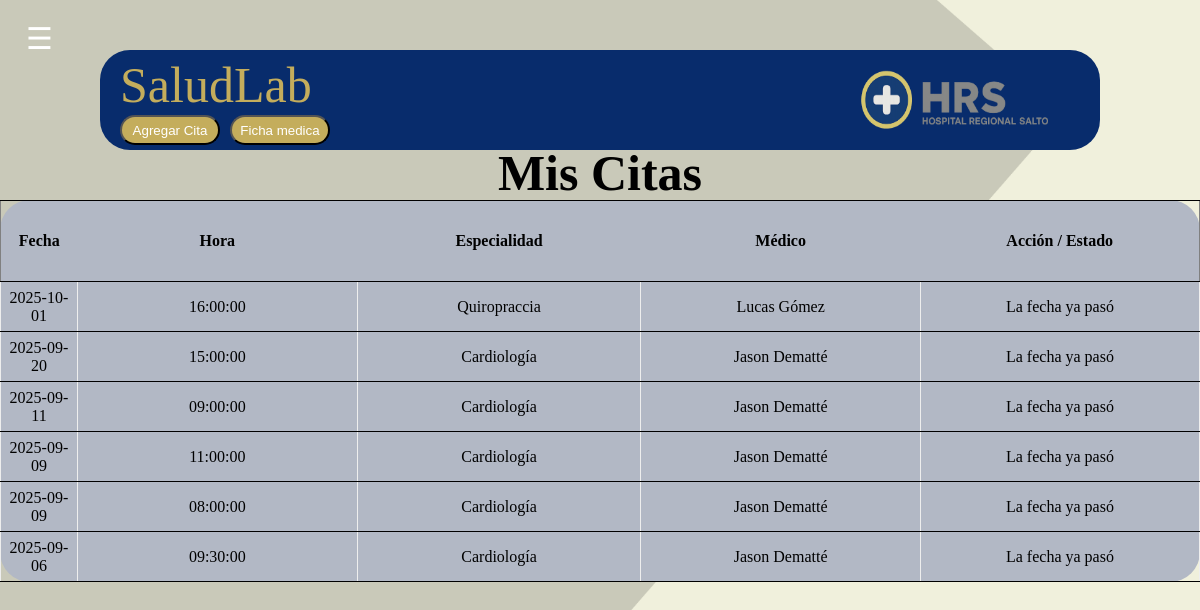
/Pacientes/SegundaPagina.php (signed in), run on the app's committed database.
### tables this page shows
CREATE TABLE `consulta` (
  `ID_Consulta` int(11) NOT NULL,
  `Cedula_D` int(11) NOT NULL,
  `ID_Especialidad` int(11) NOT NULL,
  `Fecha_Consulta` date NOT NULL,
  `Horario` time NOT NULL,
  `Cedula_P` int(11) DEFAULT NULL,
  `Estado` enum('Disponible','Ocupado','Cancelado') NOT NULL DEFAULT 'Disponible'
);

CREATE TABLE `especialidad` (
  `ID_Especialidad` int(11) NOT NULL,
  `Nom_Especialidad` varchar(100) DEFAULT NULL,
  `Cedula_D` int(11) DEFAULT NULL,
  `Descripcion` varchar(1000) DEFAULT NULL,
  `Fecha_Esp` date DEFAULT NULL
);

CREATE TABLE `doctor` (
  `Cedula_D` int(11) NOT NULL,
  `Nombre_D` varchar(50) DEFAULT NULL,
  `Correo` varchar(50) DEFAULT NULL,
  `His_med` varchar(1000) DEFAULT NULL,
  `Tel` varchar(15) DEFAULT NULL,
  `Contraseña_D` varchar(10) DEFAULT NULL,
  `ID_Administrador` int(11) DEFAULT NULL,
  `Usuario_D` varchar(50) DEFAULT NULL
);

### Pacientes/SegundaPagina.php (the view, shortened to what this page needs)
<?php
include '../Base de datos/Conexion.php';
$usuario_sesion = $_SESSION['usuario'];
$stmt = $conn->prepare("SELECT Nombre_P, Cedula_P FROM paciente WHERE Usuario_P = ?");
$stmt->bind_param("s", $usuario_sesion);
$stmt->execute();
$result = $stmt->get_result();
if ($result->num_rows === 1) {
    $row = $result->fetch_assoc();
    $cedula_paciente = $row['Cedula_P'];
} else {
    die("Error: no se encontró el paciente.");
}
$hoy = date('Y-m-d');
$sql = "
SELECT
    c.ID_Consulta AS Numero,
    c.Fecha_Consulta AS Fecha,
    c.Horario,
    c.Estado,
    e.Nom_Especialidad AS Especialidad,
    d.Nombre_D AS Medico
FROM consulta c
INNER JOIN especialidad e ON c.ID_Especialidad = e.ID_Especialidad
INNER JOIN doctor d ON c.Cedula_D = d.Cedula_D
WHERE c.Cedula_P = ?
ORDER BY
    CASE
        WHEN c.Estado NOT IN ('Cancelado') AND c.Fecha_Consulta >= ? THEN 0
        ELSE 1
    END,
    c.Fecha_Consulta DESC
";
$stmt = $conn->prepare($sql);
$stmt->bind_param("ss", $cedula_paciente, $hoy);
$stmt->execute();
$consultas = $stmt->get_result();
?>
<!DOCTYPE html>
<html lang="es">
<head>
    <link rel="stylesheet" href="../SegundaPagina.css">
</head>
<body>
    <button class="hamburger" onclick="toggleMenu()">☰</button>
    <div class="superior">
        <button onclick="location.href='Agendar_cita.php'" class="mi-boton">Agregar Cita</button>
         <button onclick="location.href='Ficha_med.php'" class="mi-boton2">Ficha medica</button>
        <p class="Texto">SaludLab</p>
        <img src="../Imagenes/logohospital.png" alt="logo" class="logo">
    </div>
    <h1 class="Cita">Mis Citas</h1>
    <div class="tablas">
        <div class="estilos">
            <table border="1" cellpadding="5" cellspacing="0">
                <thead>
                    <tr>
                        <th class="fecha">Fecha</th>
                        <th>Hora</th>
                        <th>Especialidad</th>
                        <th>Médico</th>
                        <th>Acción / Estado</th>
                    </tr>
                </thead>
                <tbody>
                    <?php if ($consultas->num_rows > 0): ?>
                        <?php while ($cita = $consultas->fetch_assoc()): ?>
                            <tr>
                                <td><?php echo htmlspecialchars($cita['Fecha']); ?></td>
                                <td><?php echo htmlspecialchars($cita['Horario']); ?></td>
                                <td><?php echo htmlspecialchars($cita['Especialidad']); ?></td>
                                <td><?php echo htmlspecialchars($cita['Medico']); ?></td>
                                <td>
                                    <?php if ($cita['Estado'] === 'Cancelado' || $cita['Fecha'] < $hoy): ?>
                                        <?php echo ($cita['Estado'] === 'Cancelado') ? 'Cancelado' : 'La fecha ya pasó'; ?>
                                    <?php endif; ?>
                                </td>
                            </tr>
                        <?php endwhile; ?>
                    <?php else: ?>
                        <tr>
                            <td colspan="5">No tienes citas agendadas.</td>
                        </tr>
                    <?php endif; ?>
                </tbody>
            </table>
        </div>
    </div>
</body>
</html>

### SegundaPagina.css (style rules this page uses)
body { align-items: center; text-align: center; justify-content: center; display: flex; background-image: url(Imagenes/Inicio.png); background-size: cover; background-repeat: no-repeat; background-position: center; background-attachment: fixed; }
.superior { position: absolute; top: 50px; display: flex; background-color: #082c6c; height: 100px; width: 1000px; border-radius: 30px; }
.Texto { font-size: 30px; color: #c4ad5c; position: absolute; top: 20px; left: 300px; line-height: 1; }
.logo { position: absolute; height: 60px; width: 190px; right:50px; top :20px; }
.mi-boton { color: white; margin-left: 20px; top: 65px; position: absolute; height: 30px; width: 100px; border-radius: 30px; cursor: pointer; background-color: #c4ad5c; transition: backgroud-color 0.3s ease; }
.mi-boton2 { color: white; margin-left: 130px; top: 65px; position: absolute; height: 30px; width: 100px; border-radius: 30px; cursor: pointer; background-color: #c4ad5c; transition: backgroud-color 0.3s ease; }
.tablas { display: flex; position: absolute; top: 200px; background-color:#b2b8c5; border-radius: 30px; border-collapse: collapse; }
.Cita { font-family: 'OpenSans'; top: 110px; font-size: 50px; position: absolute; }
tr, th { width: 300px; height: 70px; border: 1px solid black; border-left: none; border-right: none; }
.Texto { font-size: 50px; color: #c4ad5c; position: absolute; top: -40px; margin-left: -280px; }
table { border-collapse: collapse; }
tr { height: 50px; width: 100px; }
.fecha { height: 70px; width: 70px; }
.hamburger { font-size: 30px; background: none; border: none; color: white; cursor: pointer; position: absolute; top: 20px; left: 20px; z-index: 1001; }

### data on the page
consulta: Fecha_Consulta "2025-10-01", Horario "16:00:00", ID_Especialidad.Nom_Especialidad "Quiropraccia", Cedula_D.Nombre_D "Lucas Gómez", Estado "La fecha ya pasó"
consulta: Fecha_Consulta "2025-09-20", Horario "15:00:00", ID_Especialidad.Nom_Especialidad "Cardiología", Cedula_D.Nombre_D "Jason Dematté", Estado "La fecha ya pasó"
consulta: Fecha_Consulta "2025-09-11", Horario "09:00:00", ID_Especialidad.Nom_Especialidad "Cardiología", Cedula_D.Nombre_D "Jason Dematté", Estado "La fecha ya pasó"
consulta: Fecha_Consulta "2025-09-09", Horario "11:00:00", ID_Especialidad.Nom_Especialidad "Cardiología", Cedula_D.Nombre_D "Jason Dematté", Estado "La fecha ya pasó"
consulta: Fecha_Consulta "2025-09-09", Horario "08:00:00", ID_Especialidad.Nom_Especialidad "Cardiología", Cedula_D.Nombre_D "Jason Dematté", Estado "La fecha ya pasó"
consulta: Fecha_Consulta "2025-09-06", Horario "09:30:00", ID_Especialidad.Nom_Especialidad "Cardiología", Cedula_D.Nombre_D "Jason Dematté", Estado "La fecha ya pasó"
